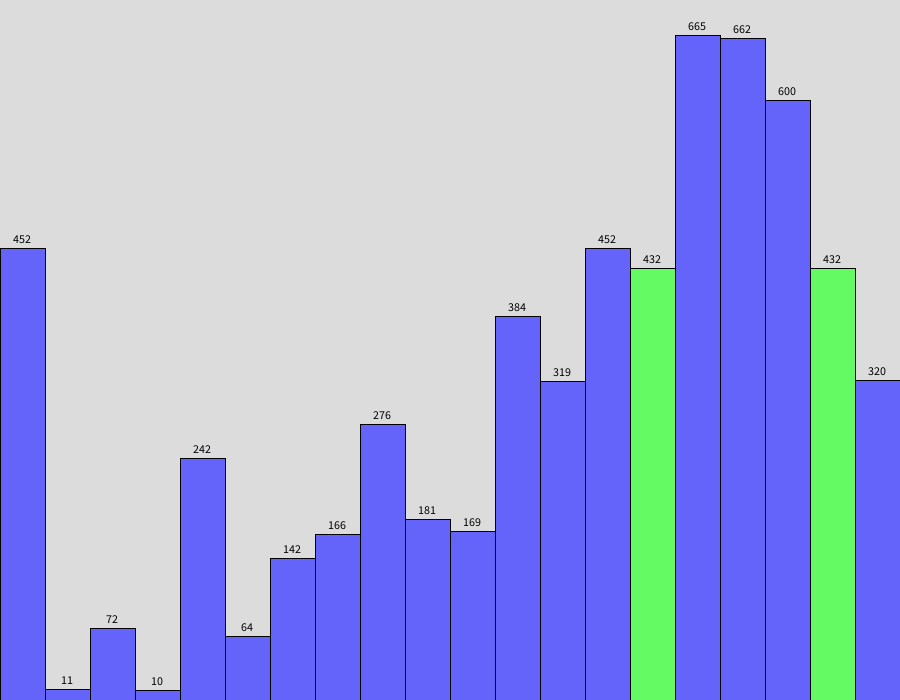
Frame 1 (no input)
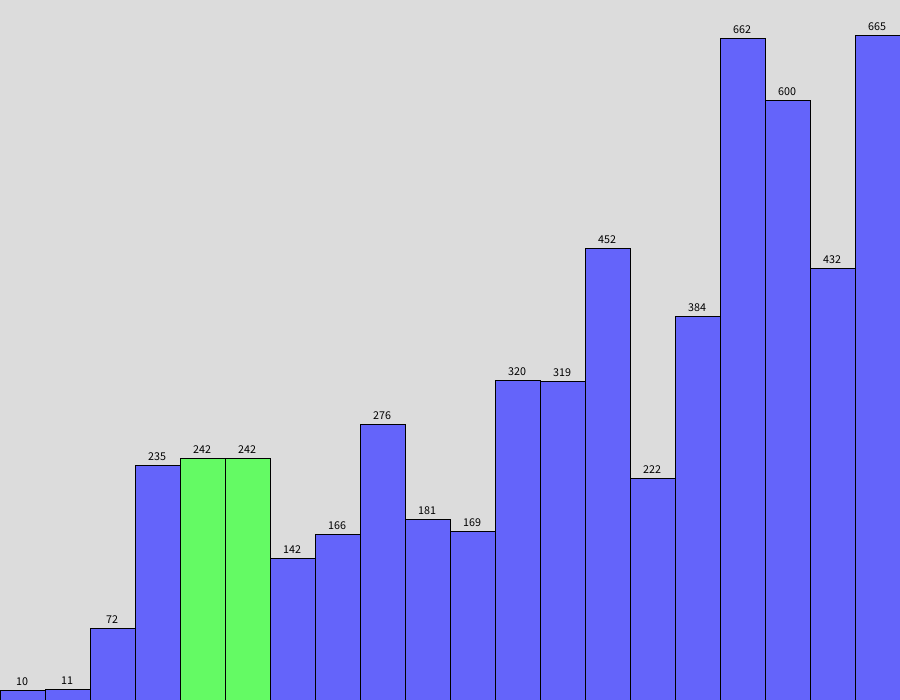
Frame 60 (the mouse pressed at the canvas centre just before this capture)
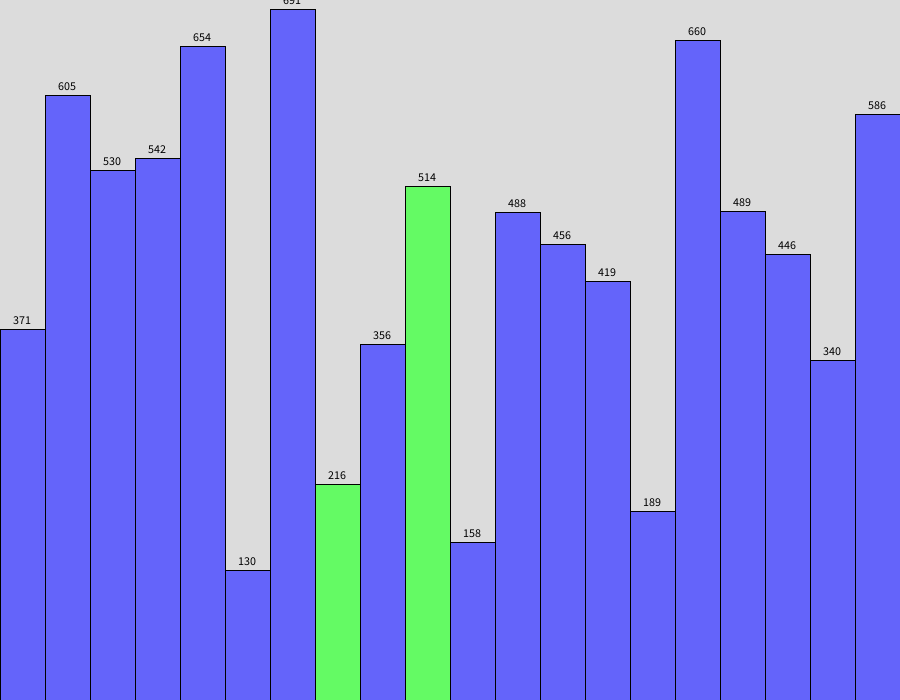
Frame 120 (the mouse held since frame 60 and released just before this capture)

The Processing sketch that drew these frames (run headless with seeded random() and noise(); from frame 60 on, the mouse is pressed at the canvas centre):

// Processing sketch: Shell_Sort
// ── Shell_Sort.pde
int n=20; //tamanho array
int[] array = new int[n];
int i= -1, j= -1, minIdx = -1;



void setup(){
  size(900, 700); //screen size
  
  //Vetor recebe valores aleatórios
  for (int k=0; k < array.length; k++) array[k] = (int) random(height);
  
  thread("ordenar");
  
}


void draw(){
  background(220);
  int l = width / n;
  
  for(int k =0; k< n; k++){
    int h = int(array[k]);
    //Se o elemento em análise for um daqueles que está sendo usado na ordenação, ele ficará verde, senão, pintar-se-á de azul
    if(k==i || k==j || k==minIdx) fill(100,250,100); 
    else fill(100,100,250);
    rect(k*l, height - h, l, h); //Lembrando que: rect(x,y, largura, altura);
    fill(0); 
    textAlign(CENTER);
    text(str(h), k * l + l/2, height - h - 5);
  }
  
  if(mousePressed){
     for (int k=0; k < array.length; k++) array[k] = (int) random(height);
  }
}

void ordenar(){
  while(true) Shell_Sort(array);
}




void Shell_Sort(int[] arr) {
  // Gera o maior gap inicial baseado na sequência de Knuth
  int m = 1;
  while (m < n / 3) {
    m = 3 * m + 1;
  }

  // Reduz o gap gradualmente
  while (m >= 1) {
    // Insertion Sort com passo m
    for (i = m; i < n; i++) {
      int temp = array[i];
      j = i;
      while (j >= m && array[j - m] > temp) {
        array[j] = array[j - m];
        j = j - m;

        // Visualização
        delay(150);
      }
      array[j] = temp;
    }

    // Reduz o intervalo
    m = m / 3;
  }
}
